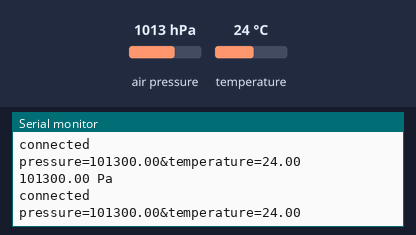
The sketch below on a simulated ESP32. On the bench: the last lines printed to the serial monitor. The test bench sets the inputs (shaded band); at power-on: air pressure 1013 hPa, temperature 24 °C. WiFi joins after 1.5 s; servers stay silent unless stated.

Above: at 3.2 s.
3.3 s: air pressure set to 952 hPa
At 3.37 s:
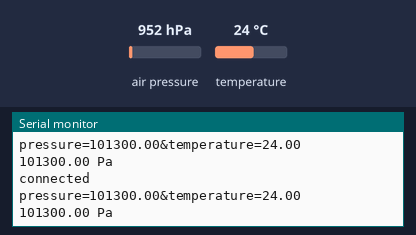
4.8 s: temperature set to 12 °C
At 4.98 s:
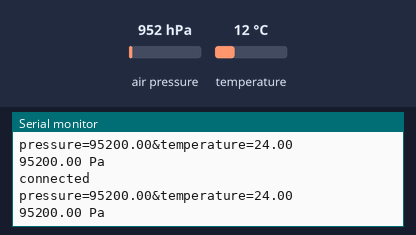
6.3 s: air pressure set to 975 hPa
At 6.39 s:
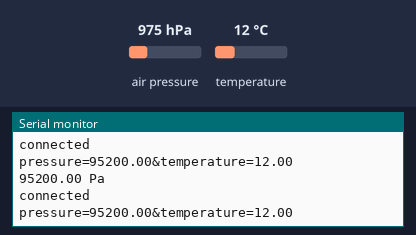
Timing chart, 0 to 9.3 s (numbered marks = the images above; inputs shaded):
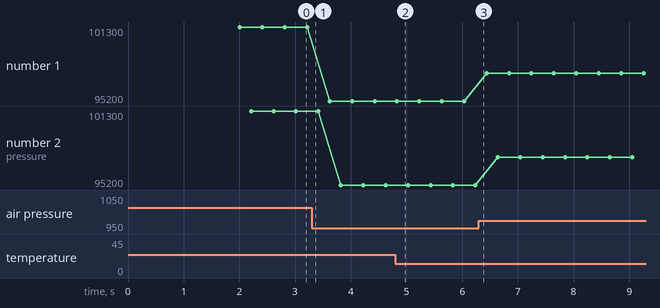

The sketch:

vacuum_chamber.ino
```cpp
#include <WiFi.h>
#include <Wire.h>
#include <Adafruit_MPL3115A2.h>

Adafruit_MPL3115A2 baro = Adafruit_MPL3115A2();

const char *ssid = "Bill Gates' 5G Cancer Ray";
const char *password = "YGF97T9BA8N";

int status = WL_IDLE_STATUS;
IPAddress server(192, 168, 8, 118); // Server address

void setup()
{
    Serial.begin(115200);
    Serial.println("Attempting to connect to WPA network...");
    Serial.print("SSID: ");
    Serial.println(ssid);

    while (!baro.begin()){
        Serial.println("Couldn't find sensor");
        delay(1000);
    }

    baro.setSeaPressure(102800);

    status = WiFi.begin(ssid, password);
    while(status != WL_CONNECTED){
        Serial.println("Couldn't get a wifi connection");
        delay(1000);
        status = WiFi.begin(ssid, password);
    }

    Serial.println("Connected to wifi");
}

void loop()
{
    float pascals = baro.getPressure();
    float tempC = baro.getTemperature();
    String queryString = "pressure="+String(pascals)+"&temperature="+String(tempC);

    Serial.print(pascals);
    Serial.println(" Pa");


    // Initialize the client library
    WiFiClient client;

    while (!client.connect(server, 8080))
    {
        Serial.println("Waiting for connection");
        delay(1000);
    }
    Serial.println("connected");
    // send HTTP header
    client.println("POST /get HTTP/1.1");
    client.println("Host: 192.168.8.104");
    client.println("user-agent: larryTheLauncher");
    client.println("accept: */*");
    client.println("Content-Length: " + String(queryString.length()));
    client.println("content-type: application/x-www-form-urlencoded");
    client.println(); // end HTTP header

    // send HTTP body
    client.println(queryString);
    Serial.println(queryString);
    client.stop();

    delay(200);
}
```

Measured:
- plotted number 1: 101300 → 95200 after the input at 3.3 s, 95200 → 97500 after the input at 6.3 s
- plotted number 2: 101300 → 95200 after the input at 3.3 s, 95200 → 97500 after the input at 6.3 s
